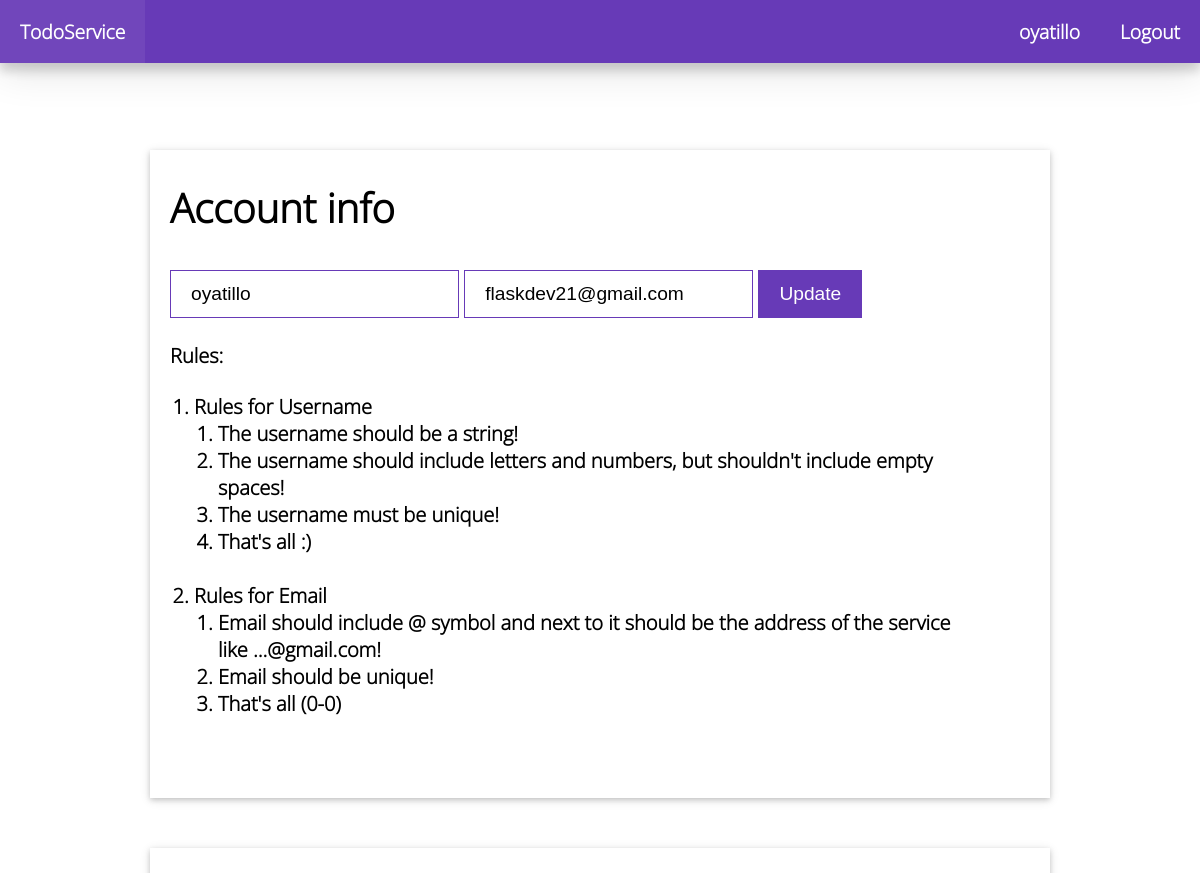
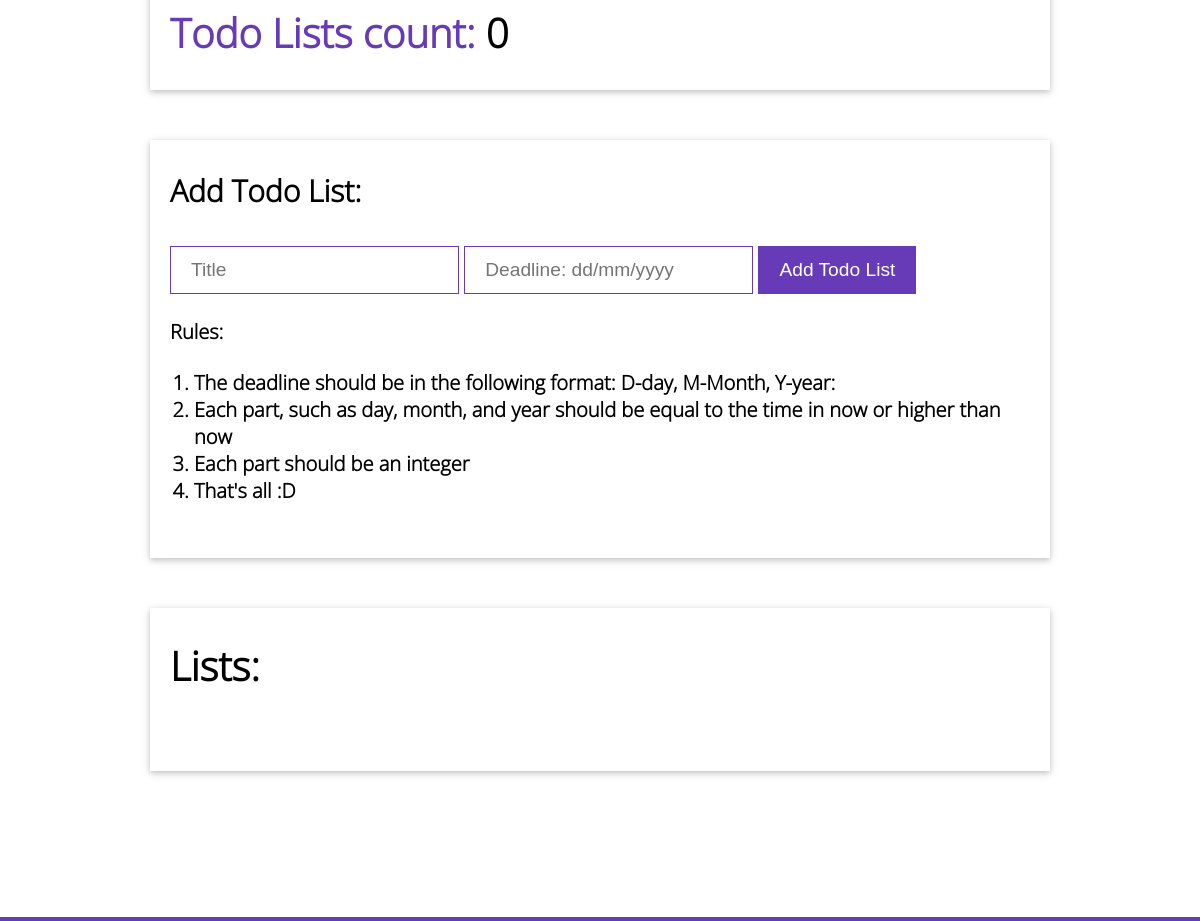
Screenshot of /profile (signed in) with the database file from the repository (2 pictures, top to bottom).
### src/database/models.py (models this page shows, shortened)
class DBcommands:
    def insert(self):
        db.session.add(self)
        db.session.commit()

class User(db.Model, UserMixin, DBcommands):
    __tablename__ = "users"
    id = db.Column(db.Integer(), primary_key=True, nullable=False)
    public_id = db.Column(db.String(), nullable=False, unique=True)
    username = db.Column(db.String(30), nullable=False, unique=True)
    email = db.Column(db.String, nullable=False)
    password_hash = db.Column(db.String, nullable=False)
    todo_lists = db.relationship(
        'TodoList', backref="owner", lazy=True, cascade="all, delete-orphan")
    todos = db.relationship('Todo', backref="owner",
                            lazy=True, cascade="all, delete-orphan")
    def short(self):
        return {
            "id": self.id,
            "username": self.username,
            "email": self.email,
            "todo_lists": [todo_list.short() for todo_list in self.todo_lists],
            "total_todo_lists": len(self.todo_lists),
            "total_todos": len(self.todos)
        }

### src/user/__init__.py (the view)
@user.route("/profile", methods=["GET", "PATCH"])
@login_required
def profile():
    user = User.query.get(current_user.get_id())
    if request.method == "PATCH":
        json_data = request.get_json()
        response = update_profile(user, json_data)
        return jsonify(response), response["code"]
    paginate = Pagination()
    todo_lists = TodoList.query.filter_by(
        owner=user).order_by(TodoList.id).all()
    todo_lists = paginate.paginate_item(request, todo_lists)
    return render_template("user/profile.html",
                           user=user, todo_lists=todo_lists,
                           pages=math_ceil(len(user.todo_lists) / 5),
                           data_rules=data_rules)

### src/__init__.py (called while the page is built)
def create_app(test_config=None):
    app = Flask(__name__)
    app.config.from_object("src.config")
    setup_db(app)
    login_manager = LoginManager()
    login_manager.init_app(app)
    login_manager.login_view = "auth.login"
    @login_manager.user_loader
    def load_user(user_id):
        return User.query.get(user_id)
    blueprints = [main, user, auth, main_manager, api]
    for blueprint in blueprints:
        app.register_blueprint(blueprint)
    return app

### src/validators_tools/todo_list_todo_validators.py (called while the page is built)
    def paginate_item(self, request, selection):
        page = request.args.get('page', 1, type=int)
        start = (page - 1) * TODO_OR_TODOLIST_PER_PAGE
        end = start + TODO_OR_TODOLIST_PER_PAGE
        items = [item.format() for item in selection]
        current_items = items[start:end]
        return current_items

### src/user/templates/user/profile.html (shortened to what this page needs)
{% extends 'base.html' %}
{% block content %}
<main class="section">
    <div class="card w-75 shadow">
        <div class="card-body">
            <h1>Account info</h1>
            <form id="update_info">
                <input type="text" id="update_username" value="{{ user.username }}">
                <input type="email" id="update_email" value="{{ user.email }}">
                <input type="submit" value="Update" class="bg__default__hover">
                {%
                set rules = {
                "Rules for Username": data_rules["username_rules"],
                "Rules for Email": data_rules["email_rules"]
                }
                %}
                <div class="my-normal">
                    <ul type="none">
                        <li>Rules:
                            <ol class="px-normal py-normal">
                                {% for rule_name in rules %}
                                <li>{{ rule_name }}
                                    <ol class="px-normal">
                                        {% for rule in rules[rule_name] %}
                                        <li>{{ rule }}</li>
                                        {% endfor %}
                                    </ol>
                                </li>
                                <br>
                                {% endfor %}
                            </ol>
                        </li>
                    </ul>
                </div>
            </form>
        </div>
    </div>
</main>
<section class="section">
    <div class="card w-75 shadow">
        <h1 class="display-4">
            <span class="text__default">Todo Lists count:</span>
            <span id="counter">{{ user.short()['total_todo_lists'] }}</span>
        </h1>
    </div>
</section>
<section class="section">
    <div class="card w-75 shadow">
        <div class="card-body">
            <h1>Add Todo List:</h1>
            <form id="add_todo_list">
                <input type="text" id="add_todo_list_title" placeholder="Title">
                <input type="text" id="add_todo_list_deadline" placeholder="Deadline: dd/mm/yyyy">
                <input type="submit" value="Add Todo List" class="bg__default__hover">
                <div class="my-normal">
                    <ul type="none">
                        <li>Rules:
                            <ol class="px-normal py-normal">
                                {% for rule in data_rules["deadline_rules"] %}
                                <li>{{ rule }}</li>
                                {% endfor %}
                            </ol>
                        </li>
                    </ul>
                </div>
            </form>
        </div>
    </div>
</section>
<section class="section">
    <div class="card w-75 shadow">
        <div class="card-body">
            <h1 class="display-4">Lists:</h1>
            <ul class="px-normal py-normal" type="none" id="todo_lists">
            </ul>
        </div>
    </div>
</section>
{% endblock %}

### src/templates/base.html (shortened to what this page needs)
<!DOCTYPE html>
<html lang="en">
<head>
    <link rel="stylesheet" href="{{ url_for('static', filename='css/main.css') }}">
</head>
<body>
    <div class="navbar bg__default shadow__lg">
        <div class="logo pointer bg__default__hover">
            <a href="/" class="link">TodoService</a>
        </div>
        <ul class="right">
            {% if current_user.is_anonymous %}
            <li class="bg__default__hover pointer"><a href="{{ url_for('auth.login') }}" class="link">Sign in</a></li>
            {% else %}
            {% if user %}
            <li class="bg__default__hover pointer">
                <span id="username">{{ user.username }}</span>
            </li>
            <li class="bg__default__hover pointer">
                <a href="{{ url_for('auth.logout') }}">Logout</a>
            </li>
            {% endif %}
            {% endif %}
        </ul>
    </div>
    <div class="section-lg">
        {% block content %}
        {% endblock %}
    </div>
</body>
</html>

### src/static/css/main.css (style rules this page uses)
* { margin: 0; padding: 0; box-sizing: border-box; }
body { font-family: "Main"; font-size: 20px; font-weight: 600; }
.navbar { display: flex; justify-content: space-between; font-size: 1.2rem; color: white; transition: all 0.2s ease-in; position: fixed; width: 100%; top: 0; z-index: 3; }
.navbar .logo { padding: 18px 20px; }
.navbar .right { display: flex; flex-wrap: wrap; list-style: none; }
.navbar .right li { padding: 18px 20px; transition: all 0.2s linear; }
.navbar .right li a, .navbar .right details li a { text-decoration: none; color: white; }
.card { width: 300px; margin: 0 auto; padding: 30px 20px; position: relative; }
.card-body { width: 100%; position: relative; }
.card-body input, textarea { font-size: 1.2rem; padding: 12px 20px; border: 1px solid var(--default); }
.card-body input[type='submit'] { background-color: var(--default); color: white; margin: 35px auto 0px auto; cursor: pointer; transition: 0.2s ease-in; }

### src/static/css/helpers.css (style rules this page uses)
:root { --default: #673ab7; --default-hover: #7146bb; --red: rgb(206, 0, 0); --yellow: rgb(255, 208, 0); }
.bg__default { background-color: var(--default) !important; }
.text__default { color: var(--default); }
.pointer { cursor: pointer; }
.section { margin: 50px auto; }
.section-lg { margin: 150px auto; }
.display-4 { font-size: 2.5rem; }
.shadow { -webkit-box-shadow: 0 2px 5px 0 rgba(0, 0, 0, 0.16), 0 2px 10px 0 rgba(0, 0, 0, 0.12); -moz-box-shadow: 0 2px 5px 0 rgba(0, 0, 0, 0.16), 0 2px 10px 0 rgba(0, 0, 0, 0.12); box-shadow: 0 2px 5px 0 rgba(0, 0, 0, 0.16), 0 2px 10px 0 rgba(0, 0, 0, 0.12); }
.shadow__lg { -webkit-box-shadow: 0 8px 10px 0 rgba(0, 0, 0, 0.16), 0 8px 40px 0 rgba(0, 0, 0, 0.12); -moz-box-shadow: 0 8px 10px 0 rgba(0, 0, 0, 0.16), 0 8px 40px 0 rgba(0, 0, 0, 0.12); box-shadow: 0 8px 10px 0 rgba(0, 0, 0, 0.16), 0 8px 40px 0 rgba(0, 0, 0, 0.12); }
.w-75 { width: 75% !important; }
.my-normal { margin-top: 24px; }
.py-normal { padding-top: 24px; padding-bottom: 24px; }
.px-normal { padding-left: 24px; padding-right: 24px; }
.link { text-decoration: none; color: white; }

### rows the page displays
User: username "oyatillo", email "flaskdev21@gmail.com", username+email "0"

### other values shown
{{ rule_name }} "Rules for Username" "Rules for Email"
{{ rule }} "The username should be a string!" "The username should include letters and numbers, but shouldn't include empty spaces!" "The username must be unique!" "That's all :)" "Email should include @ symbol and next to it should be the address of the service like ...@gmail.com!" "Email should be unique!" "That's all (0-0)"
{{ rule }} "The deadline should be in the following format: D-day, M-Month, Y-year:" "Each part, such as day, month, and year should be equal to the time in now or higher than now" "Each part should be an integer" "That's all :D"
